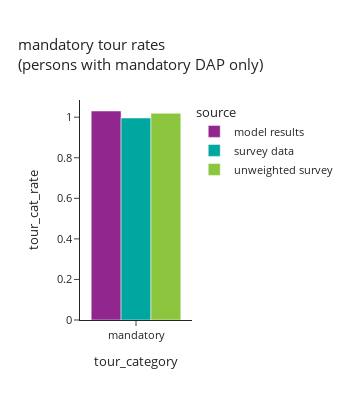
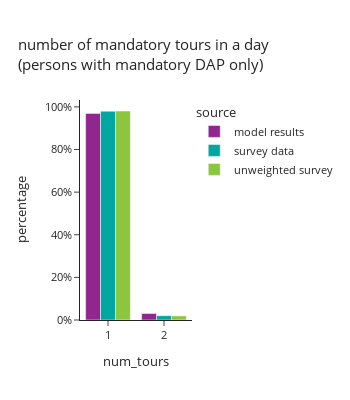

Source (notebook cell) for these figures, in order:
### Markdown cell above
## mandatory tours per person

$$\text{mandatory tour rates} = {\text{count of all mandatory tours made by M DAP persons} \over \text{M DAP person count}}$$

### Code cell
#| layout-ncol: 2

# mandatory tour rates
df_plot = m_tour_data.groupby(['source','tour_category'])[['trip_weight_2017_2019']].sum().reset_index(). \
    merge(df_m_person_count, how='left', on='source')
df_plot['tour_cat_rate'] = df_plot['trip_weight_2017_2019']/df_plot['hh_weight_2017_2019']

fig = px.bar(df_plot, x="tour_category", y="tour_cat_rate", color="source",barmode="group", #template="simple_white",
             # color_discrete_sequence=config['psrc_color'],
             title="mandatory tour rates <br>(persons with mandatory DAP only)")
fig.update_layout(height=400, width=350)
fig.show()

# number of mandatory tours
df_plot = m_tour_data[['person_id','source','tour_category','tour_id','hh_weight_2017_2019']].groupby(['person_id','source','tour_category','hh_weight_2017_2019']).count().reset_index()
df_plot['num_tours'] = df_plot['tour_id']
df_plot = df_plot.groupby(['source','tour_category','num_tours'])[['hh_weight_2017_2019']].sum().reset_index()
df_plot['percentage'] = df_plot.groupby(['tour_category','source'], group_keys=False)['hh_weight_2017_2019']. \
    apply(lambda x: x / float(x.sum()))

fig = px.bar(df_plot, x="num_tours", y="percentage", color="source",barmode="group",
             title="number of mandatory tours in a day <br>(persons with mandatory DAP only)")
fig.update_layout(height=400, width=350, yaxis=dict(tickformat=".0%"))
fig.show()

### Figure 1 — Plotly figure (JSON) as saved in the notebook; plotly's stock layout.template omitted (floating-point values rounded to 4 significant figures)
{"data": [{"alignmentgroup": "True", "hovertemplate": "source=model results<br>tour_category=%{x}<br>tour_cat_rate=%{y}<extra></extra>", "legendgroup": "model results", "marker": {"color": "#91268F", "pattern": {"shape": ""}}, "name": "model results", "offsetgroup": "model results", "orientation": "v", "showlegend": true, "textposition": "auto", "type": "bar", "x": ["mandatory"], "xaxis": "x", "y": [1.031], "yaxis": "y"}, {"alignmentgroup": "True", "hovertemplate": "source=survey data<br>tour_category=%{x}<br>tour_cat_rate=%{y}<extra></extra>", "legendgroup": "survey data", "marker": {"color": "#00A7A0", "pattern": {"shape": ""}}, "name": "survey data", "offsetgroup": "survey data", "orientation": "v", "showlegend": true, "textposition": "auto", "type": "bar", "x": ["mandatory"], "xaxis": "x", "y": [0.9962], "yaxis": "y"}, {"alignmentgroup": "True", "hovertemplate": "source=unweighted survey<br>tour_category=%{x}<br>tour_cat_rate=%{y}<extra></extra>", "legendgroup": "unweighted survey", "marker": {"color": "#8CC63E", "pattern": {"shape": ""}}, "name": "unweighted survey", "offsetgroup": "unweighted survey", "orientation": "v", "showlegend": true, "textposition": "auto", "type": "bar", "x": ["mandatory"], "xaxis": "x", "y": [1.019], "yaxis": "y"}], "layout": {"barmode": "group", "height": 400, "legend": {"title": {"text": "source"}, "tracegroupgap": 0}, "title": {"text": "mandatory tour rates <br>(persons with mandatory DAP only)"}, "width": 350, "xaxis": {"anchor": "y", "domain": [0.0, 1.0], "title": {"text": "tour_category"}}, "yaxis": {"anchor": "x", "domain": [0.0, 1.0], "title": {"text": "tour_cat_rate"}}}}

### Figure 2 — Plotly figure (JSON) as saved in the notebook; plotly's stock layout.template omitted (floating-point values rounded to 4 significant figures)
{"data": [{"alignmentgroup": "True", "hovertemplate": "source=model results<br>num_tours=%{x}<br>percentage=%{y}<extra></extra>", "legendgroup": "model results", "marker": {"color": "#91268F", "pattern": {"shape": ""}}, "name": "model results", "offsetgroup": "model results", "orientation": "v", "showlegend": true, "textposition": "auto", "type": "bar", "x": [1, 2], "xaxis": "x", "y": [0.9695, 0.03054], "yaxis": "y"}, {"alignmentgroup": "True", "hovertemplate": "source=survey data<br>num_tours=%{x}<br>percentage=%{y}<extra></extra>", "legendgroup": "survey data", "marker": {"color": "#00A7A0", "pattern": {"shape": ""}}, "name": "survey data", "offsetgroup": "survey data", "orientation": "v", "showlegend": true, "textposition": "auto", "type": "bar", "x": [1, 2], "xaxis": "x", "y": [0.9797, 0.02028], "yaxis": "y"}, {"alignmentgroup": "True", "hovertemplate": "source=unweighted survey<br>num_tours=%{x}<br>percentage=%{y}<extra></extra>", "legendgroup": "unweighted survey", "marker": {"color": "#8CC63E", "pattern": {"shape": ""}}, "name": "unweighted survey", "offsetgroup": "unweighted survey", "orientation": "v", "showlegend": true, "textposition": "auto", "type": "bar", "x": [1, 2], "xaxis": "x", "y": [0.9807, 0.01934], "yaxis": "y"}], "layout": {"barmode": "group", "height": 400, "legend": {"title": {"text": "source"}, "tracegroupgap": 0}, "title": {"text": "number of mandatory tours in a day <br>(persons with mandatory DAP only)"}, "width": 350, "xaxis": {"anchor": "y", "domain": [0.0, 1.0], "title": {"text": "num_tours"}}, "yaxis": {"anchor": "x", "domain": [0.0, 1.0], "tickformat": ".0%", "title": {"text": "percentage"}}}}
